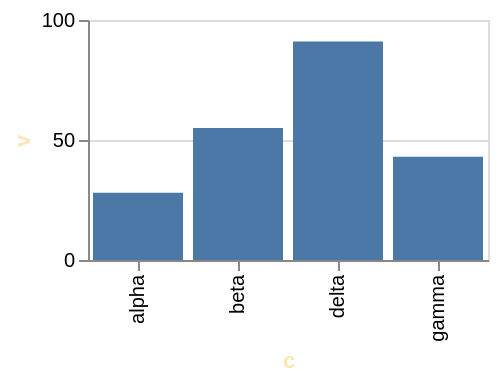

This figure's Vega-Lite source:
### Vega-Lite specification from a JSON file in a GitHub repository (floating-point values rounded to 4 significant figures)
{"$schema": "https://vega.github.io/schema/vega-lite/v6.json", "width": 200, "height": 120, "data": {"values": [{"c": "alpha", "v": 28, "w": 3, "t": "2024-01-07"}, {"c": "beta", "v": 55, "w": 7, "t": "2024-03-19"}, {"c": "gamma", "v": 43, "w": 5, "t": "2024-06-02"}, {"c": "delta", "v": 91, "w": 9, "t": "2024-09-11"}]}, "mark": "bar", "encoding": {"x": {"field": "c", "type": "nominal"}, "y": {"field": "v", "type": "quantitative"}}, "config": {"axis": {"titleColor": "moccasin"}}}
